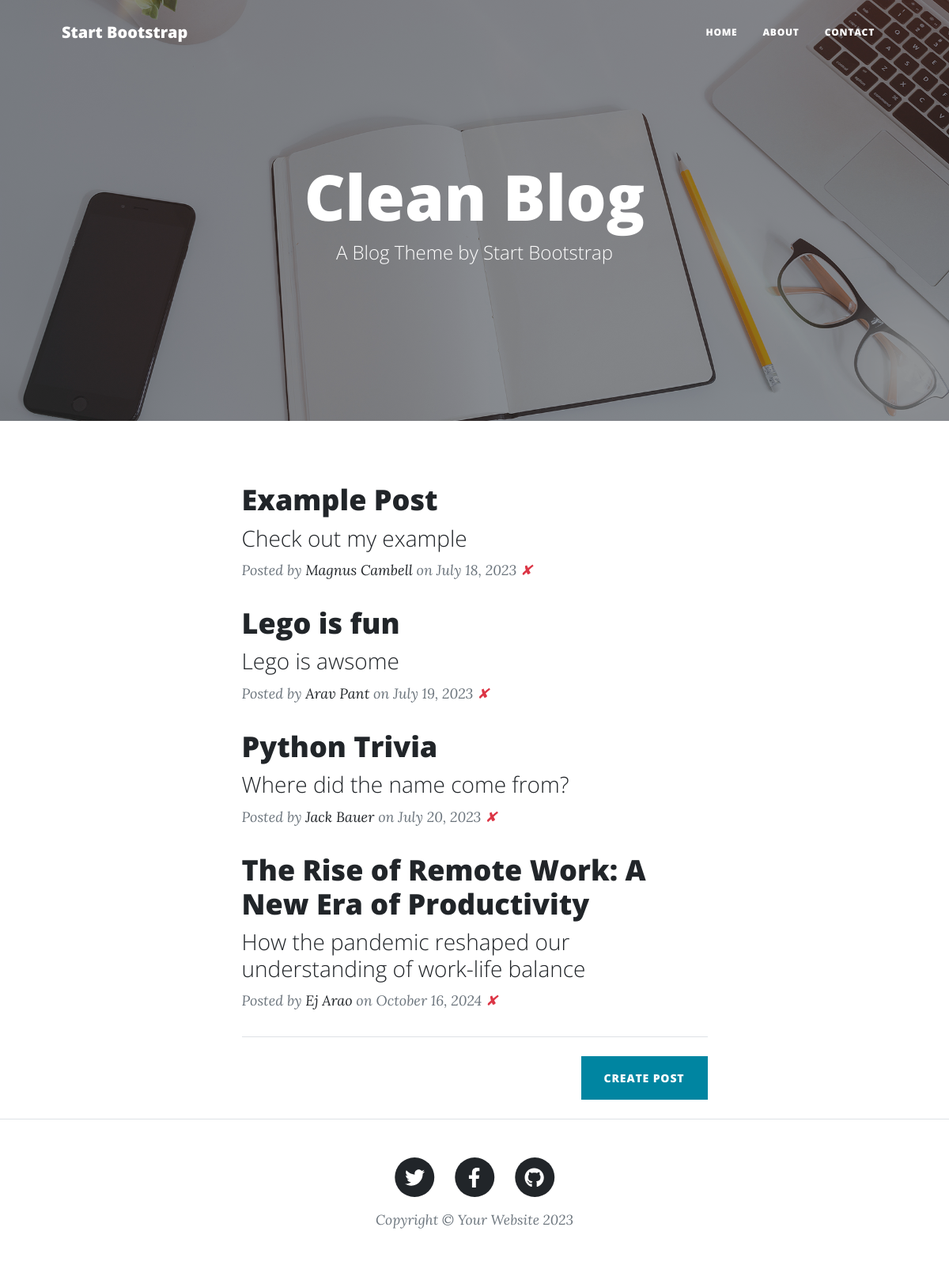
Before: / with the older database file.
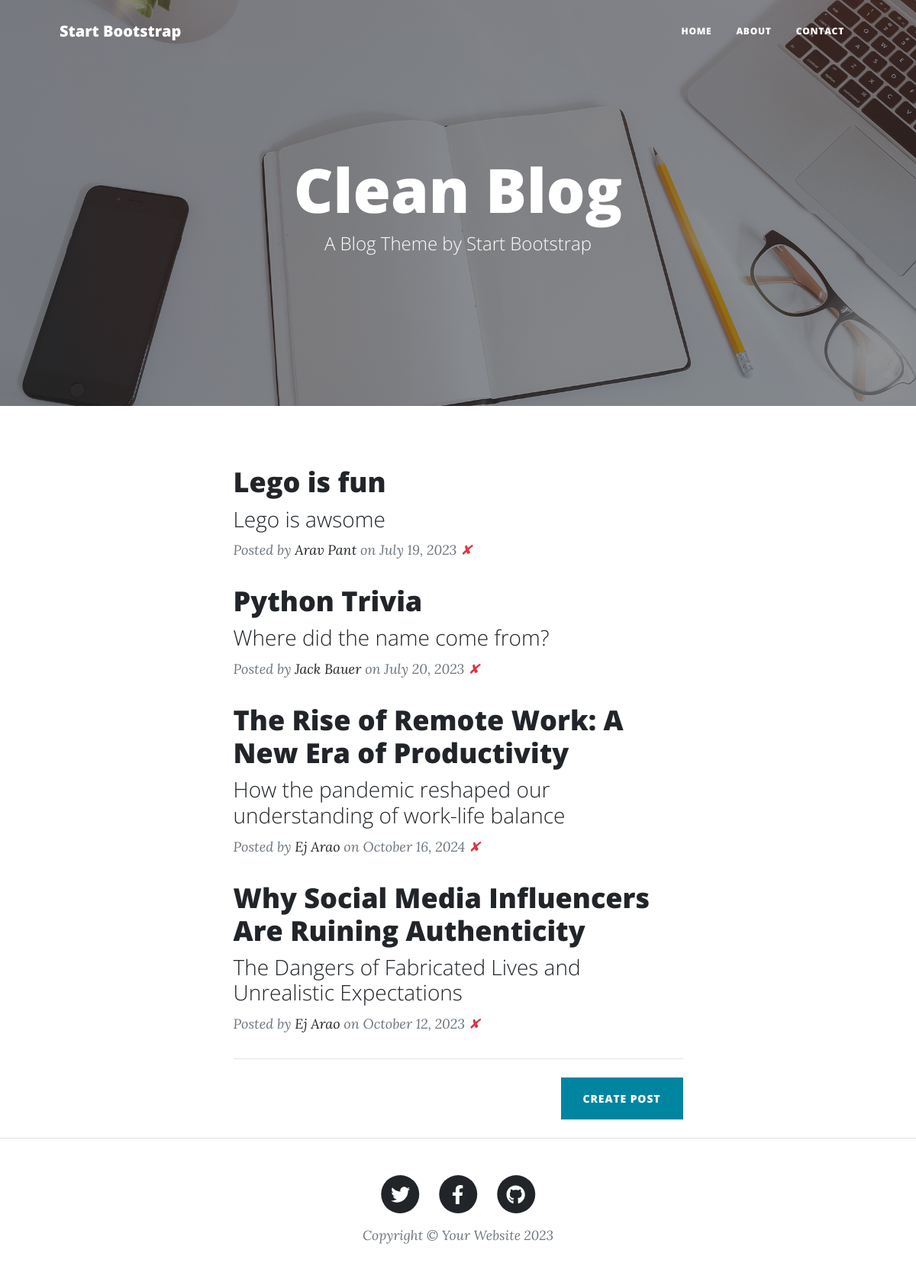
After: the same page with the newer database file.
### main.py (models this page shows)
class BlogPost(db.Model):
    id: Mapped[int] = mapped_column(Integer, primary_key=True)
    title: Mapped[str] = mapped_column(String(250), unique=True, nullable=False)
    subtitle: Mapped[str] = mapped_column(String(250), nullable=False)
    date: Mapped[str] = mapped_column(String(250), nullable=False)
    body: Mapped[str] = mapped_column(Text, nullable=False)
    author: Mapped[str] = mapped_column(String(250), nullable=False)
    img_url: Mapped[str] = mapped_column(String(250), nullable=False)

### main.py (the view)
@app.route('/')
def home():
    blog_posts = BlogPost.query.all()
    return render_template('index.html', posts=blog_posts)

### templates/index.html (shortened to what this page needs)
<!DOCTYPE html>
<html lang="en">
    {% include 'header.html' %}
    <body>
        <header class="masthead" style="background-image: url('/static/assets/img/home-bg.jpg')">
            <div class="container position-relative px-4 px-lg-5">
                <div class="row gx-4 gx-lg-5 justify-content-center">
                    <div class="col-md-10 col-lg-8 col-xl-7">
                        <div class="site-heading">
                            <h1>Clean Blog</h1>
                            <span class="subheading">A Blog Theme by Start Bootstrap</span>
                        </div>
                    </div>
                </div>
            </div>
        </header>
        <div class="container px-4 px-lg-5">
            <div class="row gx-4 gx-lg-5 justify-content-center">
                <div class="col-md-10 col-lg-8 col-xl-7">
                    {% for blog_post in posts %}
                    <div class="post-preview">
                        <a href="{{ url_for('blog', post_id=blog_post.id) }}">
                            <h2 class="post-title">{{ blog_post.title }}</h2>
                            <h3 class="post-subtitle">{{ blog_post.subtitle }}</h3>
                        </a>
                        <p class="post-meta">
                            Posted by
                            <a href="{{ url_for('home') }}">{{ blog_post.author }}</a>
                            on {{ blog_post.date }}
                            {% set delete_url = 'delete_post' %}
                            <a href="#" class="text-danger" data-bs-toggle="modal" data-bs-target="#deleteModal" onclick="setDeleteUrl('{{ url_for(delete_url, post_id=blog_post.id) }}')">✘</a>
                        </p>
                    </div>
                    {% endfor %}
                    <hr class="my-4" />
                    <div class="d-flex justify-content-end mb-4">
                        <a class="btn btn-primary text-uppercase" href="{{ url_for('manage_post') }}">Create Post</a>
                    </div>
                </div>
            </div>
        </div>
        {% include 'footer.html' %}
    </body>
</html>

### templates/header.html (shortened to what this page needs)
<head>
    <link href="/static/css/styles.css" rel="stylesheet" />
    <nav class="navbar navbar-expand-lg navbar-light" id="mainNav">
        <div class="container px-4 px-lg-5">
            <a class="navbar-brand" href="{{url_for('home')}}">Start Bootstrap</a>
            <div class="collapse navbar-collapse" id="navbarResponsive">
                <ul class="navbar-nav ms-auto py-4 py-lg-0">
                    <li class="nav-item"><a class="nav-link px-lg-3 py-3 py-lg-4" href='{{url_for("home")}}'>Home</a></li>
                    <li class="nav-item"><a class="nav-link px-lg-3 py-3 py-lg-4" href='{{url_for("about")}}'>About</a></li>
                    <li class="nav-item"><a class="nav-link px-lg-3 py-3 py-lg-4" href='{{url_for("contact")}}'>Contact</a></li>
                </ul>
            </div>
        </div>
    </nav>
</head>

### templates/footer.html (shortened to what this page needs)
<footer class="border-top">
<div class="container px-4 px-lg-5">
<div class="row gx-4 gx-lg-5 justify-content-center">
    <div class="col-md-10 col-lg-8 col-xl-7">
        <ul class="list-inline text-center">
            <li class="list-inline-item">
                <a href="#!">
                    <span class="fa-stack fa-lg">
                        <i class="fas fa-circle fa-stack-2x"></i>
                        <i class="fab fa-twitter fa-stack-1x fa-inverse"></i>
                    </span>
                </a>
            </li>
            <li class="list-inline-item">
                <a href="#!">
                    <span class="fa-stack fa-lg">
                        <i class="fas fa-circle fa-stack-2x"></i>
                        <i class="fab fa-facebook-f fa-stack-1x fa-inverse"></i>
                    </span>
                </a>
            </li>
            <li class="list-inline-item">
                <a href="#!">
                    <span class="fa-stack fa-lg">
                        <i class="fas fa-circle fa-stack-2x"></i>
                        <i class="fab fa-github fa-stack-1x fa-inverse"></i>
                    </span>
                </a>
            </li>
        </ul>
        <div class="small text-center text-muted fst-italic">Copyright &copy; Your Website 2023</div>
    </div>
</div>
</div>
</footer>

Changed rows visible on the page:
removed BlogPost: title "Example Post", subtitle "Check out my example", author "Magnus Cambell", date "July 18, 2023"
added BlogPost: title "Why Social Media Influencers Are Ruining Authenticity", subtitle "The Dangers of Fabricated Lives and Unrealistic Expectations", author "Ej Arao", date "October 12, 2023"
